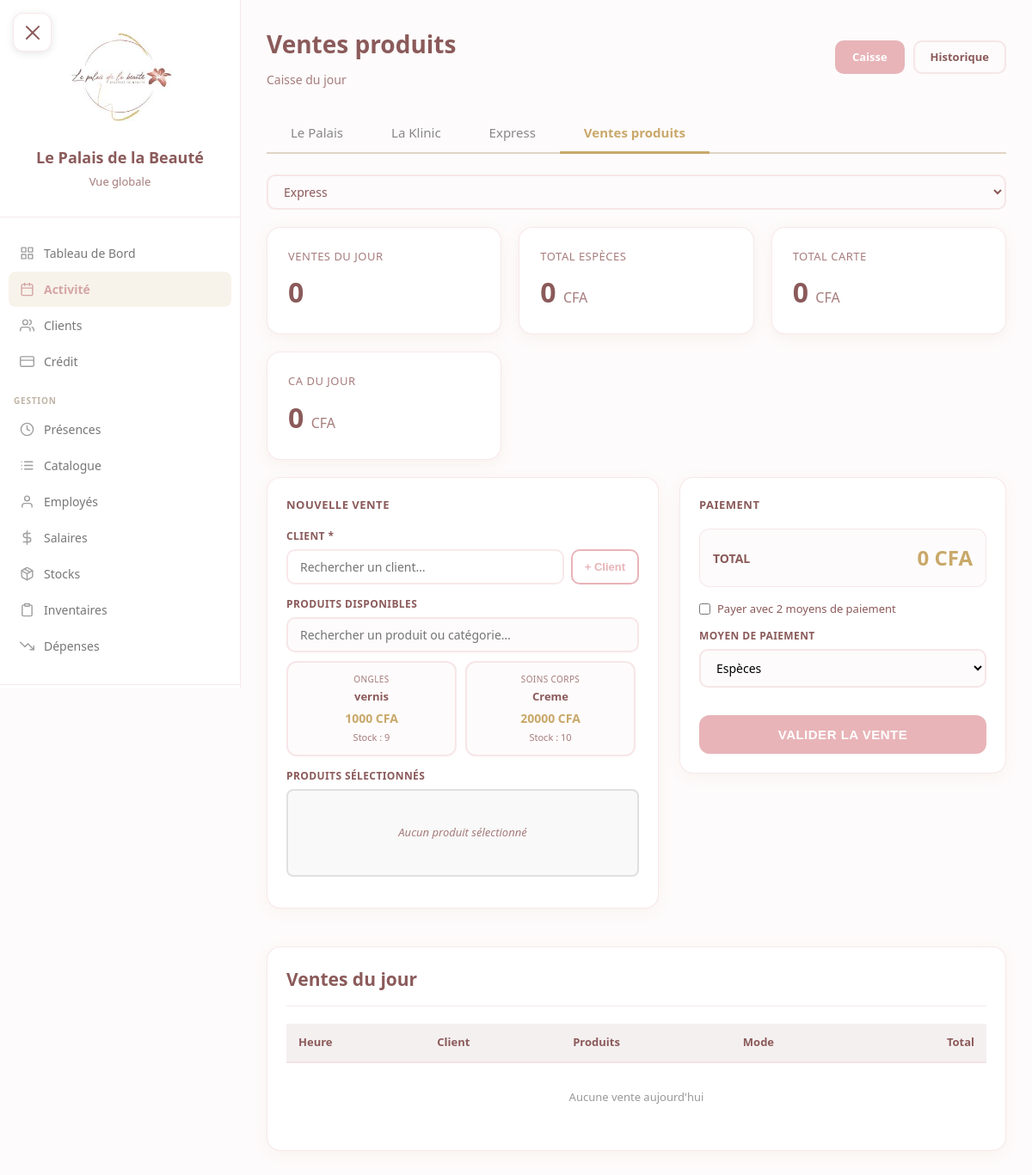
The app's page /gestion/ventes/ (signed in), older data.
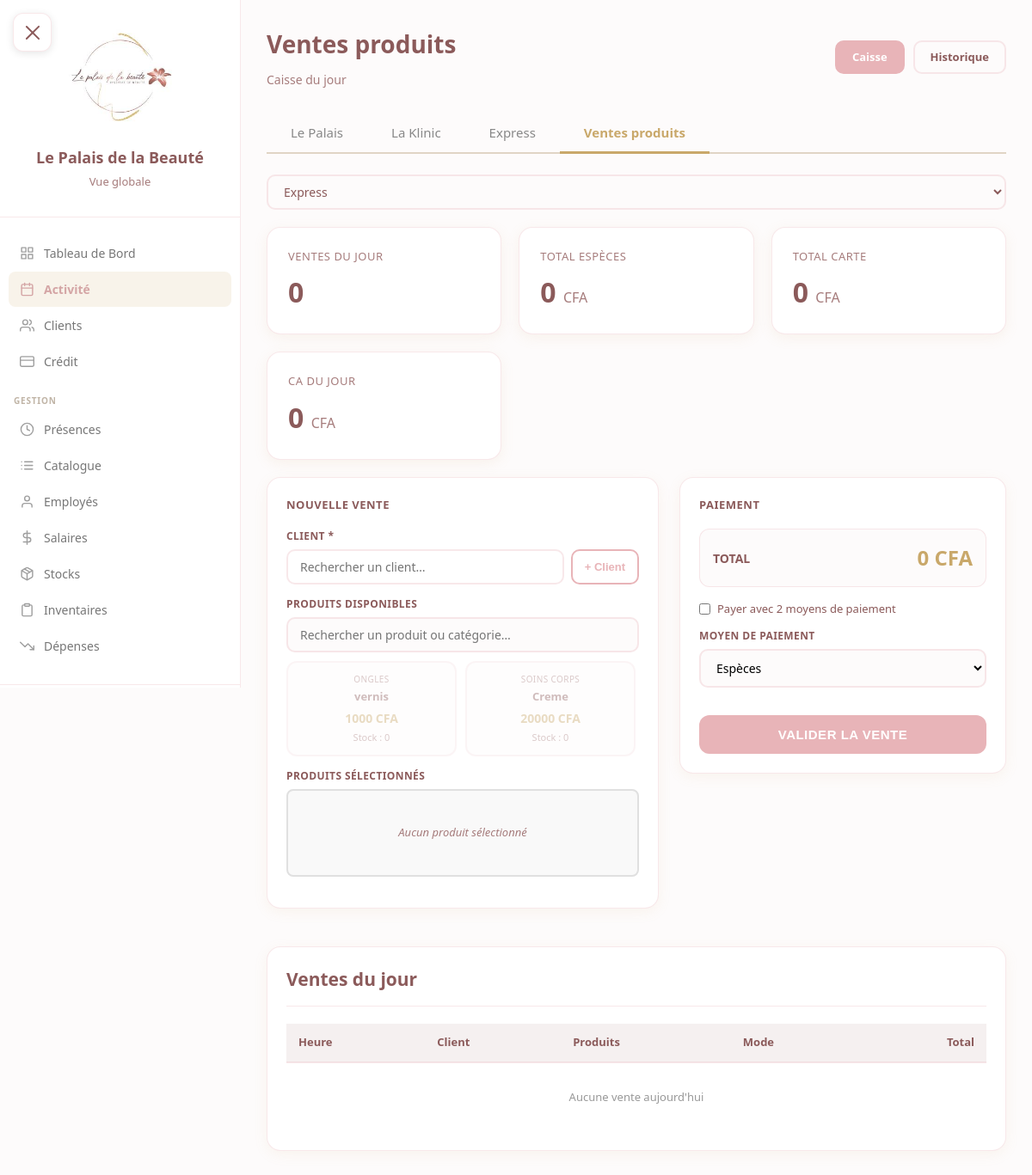
The same page, newer data.
### core/models.py (models this page shows, shortened)
class Produit(models.Model):
    nom = models.CharField(max_length=200)
    reference = models.CharField(max_length=100, blank=True, default='')
    categorie = models.ForeignKey(
        CategorieProduit, on_delete=models.PROTECT,
        null=True, blank=True, related_name='produits'
    )
    unite = models.ForeignKey(
        UniteMesure, on_delete=models.PROTECT,
        null=True, blank=True, related_name='produits'
    )
    fournisseur = models.ForeignKey(
        Fournisseur, on_delete=models.SET_NULL,
        null=True, blank=True, related_name='produits'
    )
    prix_achat = models.IntegerField(default=0, validators=[MinValueValidator(0)])
    prix_vente = models.IntegerField(default=0, validators=[MinValueValidator(0)], help_text="0 si non vendu aux clients")
    stock_actuel = models.IntegerField(default=0)
    stock_minimum = models.IntegerField(default=0, validators=[MinValueValidator(0)])
    actif = models.BooleanField(default=True)
    date_creation = models.DateTimeField(auto_now_add=True)
    class Meta:
        verbose_name = "Produit"
        verbose_name_plural = "Produits"
        ordering = ['categorie__nom', 'nom']

class CategorieProduit(models.Model):
    nom = models.CharField(max_length=100, unique=True)
    description = models.TextField(blank=True, null=True)
    class Meta:
        verbose_name = "Catégorie produit"
        verbose_name_plural = "Catégories produits"
        ordering = ['nom']

### gestion/views.py (the view)
# urls.py: path('ventes/', views.ventes_caisse, name='ventes_caisse'),
@login_required
@role_required(['patron', 'manager'])
def ventes_caisse(request):
    from django.db.models import Sum
    utilisateur = request.user.utilisateur
    instituts = Institut.objects.all().order_by('nom')
    if utilisateur.role == 'patron':
        institut_code = request.GET.get('institut', instituts.first().code if instituts.exists() else 'palais')
    else:
        institut_code = utilisateur.institut.code if utilisateur.institut else 'palais'
    institut = Institut.objects.filter(code=institut_code).first()
    produits = Produit.objects.filter(actif=True, prix_vente__gt=0).select_related('unite', 'categorie').order_by('categorie__nom', 'nom')
    clients = Client.objects.filter(actif=True).order_by('nom')
    today = date.today()
    ventes_qs = VenteProduit.objects.filter(institut=institut, date__date=today).select_related('client', 'effectue_par').prefetch_related('lignes__produit').order_by('-date')
    agg = ventes_qs.aggregate(s=Sum('montant_total'))
    ventes_jour = agg['s'] or 0
    nb_ventes = ventes_qs.count()
    total_especes = ventes_qs.filter(mode_paiement='especes').aggregate(s=Sum('montant_total'))['s'] or 0
    total_carte = ventes_qs.filter(mode_paiement='carte').aggregate(s=Sum('montant_total'))['s'] or 0
    return render(request, 'gestion/ventes/caisse.html', {
        'instituts': instituts,
        'institut': institut,
        'institut_code': institut_code,
        'produits': produits,
        'clients': clients,
        'ventes_jour': ventes_jour,
        'nb_ventes': nb_ventes,
        'total_especes': total_especes,
        'total_carte': total_carte,
        'ventes_du_jour': ventes_qs,
        'can_edit': utilisateur.role == 'patron',
    })

### core/models.py (called while the page is built)
    def is_patron(self):
        return self.role == 'patron'

### templates/gestion/ventes/caisse.html (shortened to what the changed rows need)
{% extends 'base.html' %}
{% block content %}
<div class="content-header">
    <div style="display:flex; justify-content:space-between; align-items:center; flex-wrap:wrap; gap:15px;">
        <div>
            <h1 class="page-title">Ventes produits</h1>
        </div>
    </div>
</div>
<div class="vente-container">
    <div class="layout">
        <div class="card" style="padding:22px;">
            <div class="form-group">
                {% if produits %}
                <div class="produits-grid" id="produitGrid">
                    {% for p in produits %}
                    <div class="produit-card {% if p.stock_actuel == 0 %}zero{% endif %}"
                         data-id="{{ p.id }}"
                         data-nom="{{ p.nom }}"
                         data-prix="{{ p.prix_vente }}"
                         data-stock="{{ p.stock_actuel }}"
                         data-cat="{{ p.categorie.nom|default:'' }}"
                         onclick="ajouterAuPanier(this)">
                        <div class="p-cat">{{ p.categorie.nom|default:"—" }}</div>
                        <div class="p-nom">{{ p.nom }}</div>
                        <div class="p-prix">{{ p.prix_vente|floatformat:0 }} CFA</div>
                        <div class="p-stock">Stock : {{ p.stock_actuel }}{% if p.unite %} {{ p.unite.abreviation }}{% endif %}</div>
                    </div>
                    {% endfor %}
                </div>
                {% else %}
                <p style="color:var(--text-light);font-style:italic;font-size:13px;">Aucun produit avec prix de vente défini. Configurez les prix dans <a href="{% url 'gestion:stocks_produits' %}">Stocks</a>.</p>
                {% endif %}
            </div>
        </div>
    </div>
<div class="card" style="margin-top:24px;">
    <div class="card-header">
        <h2>Ventes du jour</h2>
    </div>
    <div style="overflow-x:auto;">
        <table>
            <thead>
                <tr>
                    <th>Heure</th>
                    <th>Client</th>
                    <th>Produits</th>
                    <th>Mode</th>
                    <th style="text-align:right;">Total</th>
                </tr>
            </thead>
        </table>
    </div>
</div>
</div>
{% endblock %}

Row changes from the older to the newer data that the page shows:
changed Produit "vernis": stock_actuel "9" → "0"
changed Produit "Creme": stock_actuel "10" → "0"
